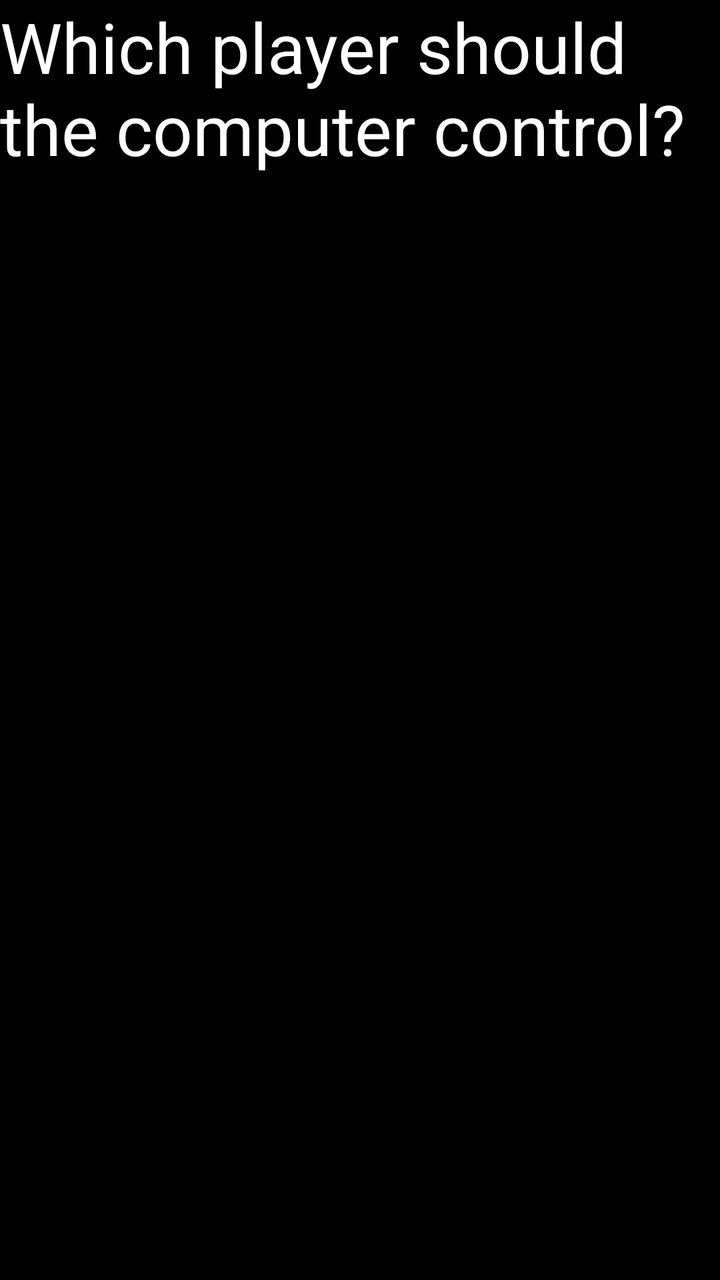
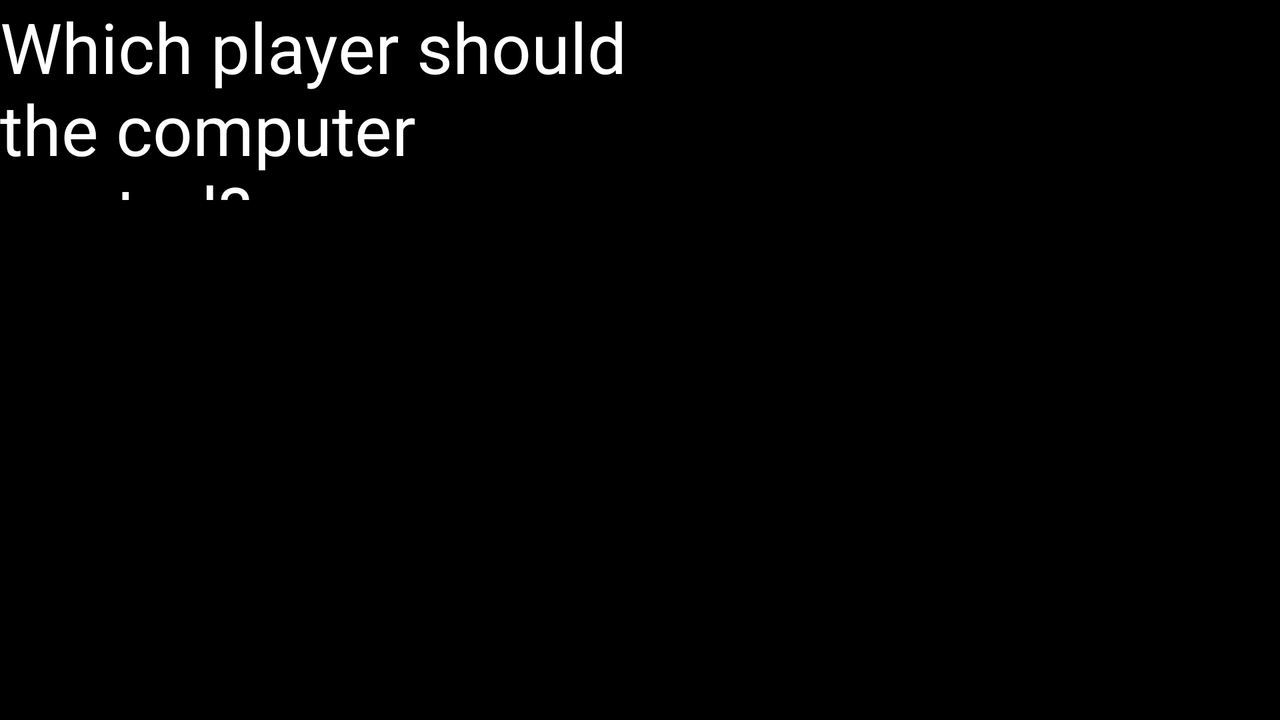

One screen, two layout resources from the same app: the default and the repository's alternative for another configuration. Each is rendered where Android would select it; the XML of both is given below.
<!-- AndroidManifest.xml: application theme Theme.AndroidTicTacToe -->
<!-- res/layout/activity_computer_choice_screen.xml -->
<?xml version="1.0" encoding="utf-8"?>
<RelativeLayout xmlns:android="http://schemas.android.com/apk/res/android"
    xmlns:app="http://schemas.android.com/apk/res-auto"
    xmlns:tools="http://schemas.android.com/tools"
    android:layout_width="match_parent"
    android:layout_height="match_parent"
    android:background="@color/black"
    tools:context=".ComputerChoiceScreen">

    <TextView
        android:id="@+id/computerPlayerChoiceHeaderText"
        android:layout_height="100dp"
        android:layout_width="match_parent"
        android:textColor="@color/white"
        android:textSize="35sp"
        android:text="@string/computerPlayerChoiceHeaderText" />

    <Button
        android:id="@+id/playerXButton"
        android:layout_width="match_parent"
        android:layout_height="60sp"
        android:layout_below="@id/computerPlayerChoiceHeaderText"
        android:layout_marginTop="70dp"
        style="@style/buttonStyle"
        android:text="@string/playerXText"
        />

    <Button
        android:id="@+id/playerOButton"
        android:layout_width="match_parent"
        android:layout_height="60sp"
        android:layout_below="@id/playerXButton"
        android:layout_marginTop="20dp"
        style="@style/buttonStyle"
        android:text="@string/playerOText"
        />


</RelativeLayout>
<!-- resources referenced by this layout -->
<resources>
  <string name="computerPlayerChoiceHeaderText">Which player should the computer control?</string>
  <string name="playerOText">Player O</string>
  <string name="playerXText">Player X</string>
  <!-- from res/values-v21/ -->
  <style name="buttonStyle">
          <item name="android:textColor">@color/black</item>
          <item name="android:textSize">25sp</item>
          <item name="android:backgroundTint">@color/white</item>
      </style>
</resources>
<!-- res/layout-land/activity_computer_choice_screen.xml (the repository's variant of the layout above) -->
<!-- drawn on the phone turned sideways -->
<?xml version="1.0" encoding="utf-8"?>
<RelativeLayout xmlns:android="http://schemas.android.com/apk/res/android"
    xmlns:app="http://schemas.android.com/apk/res-auto"
    xmlns:tools="http://schemas.android.com/tools"
    android:layout_width="match_parent"
    android:layout_height="match_parent"
    android:background="@color/black"
    tools:context=".ComputerChoiceScreen">

    <LinearLayout
        android:layout_width="match_parent"
        android:layout_height="match_parent"
        android:orientation="horizontal"
        android:weightSum="2"
        >
        <RelativeLayout
            android:layout_height="match_parent"
            android:layout_weight="1"
            android:layout_width="0sp">

            <TextView
                android:id="@+id/computerPlayerChoiceHeaderText"
                android:layout_height="100dp"
                android:layout_width="match_parent"
                android:textColor="@color/white"
                android:textSize="35sp"
                android:text="@string/computerPlayerChoiceHeaderText" />

            <Button
                android:id="@+id/playerXButton"
                android:layout_width="match_parent"
                android:layout_height="60sp"
                android:layout_below="@id/computerPlayerChoiceHeaderText"
                android:layout_marginTop="70dp"
                style="@style/buttonStyle"
                android:text="@string/playerXText"
                />

            <Button
                android:id="@+id/playerOButton"
                android:layout_width="match_parent"
                android:layout_height="60sp"
                android:layout_below="@id/playerXButton"
                android:layout_marginTop="20dp"
                style="@style/buttonStyle"
                android:text="@string/playerOText"
                />

        </RelativeLayout>
    </LinearLayout>
</RelativeLayout>
